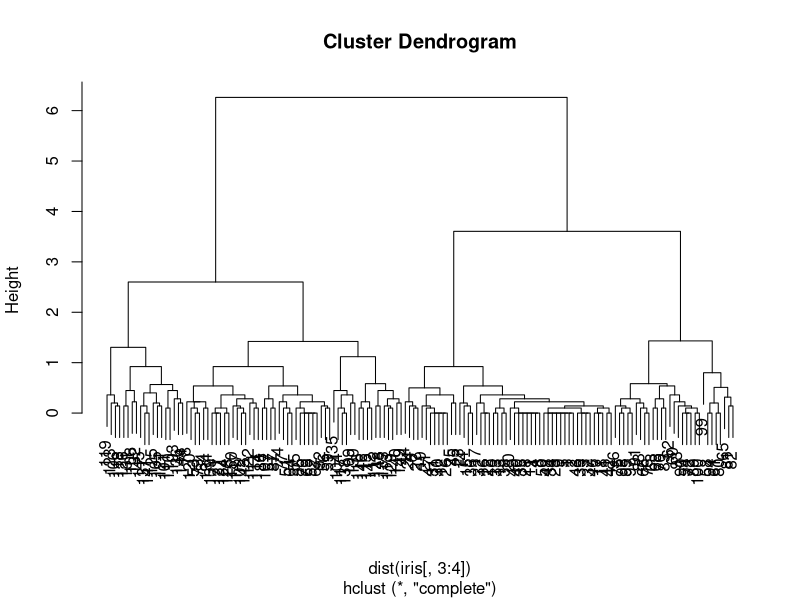
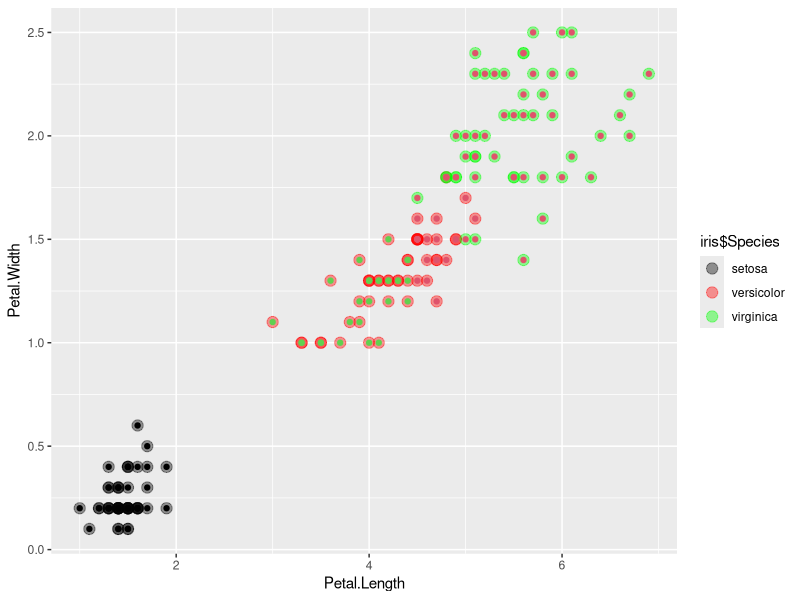
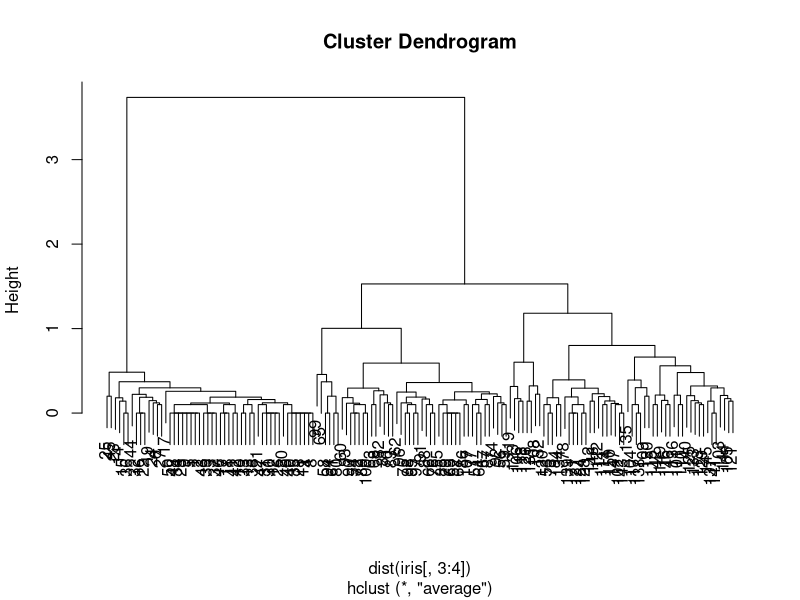
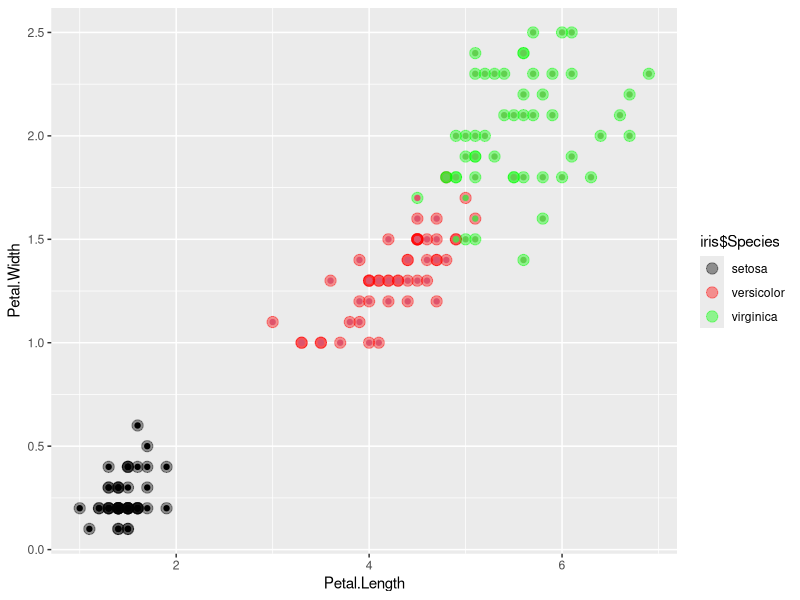

Here is the R script that generated these plots, in order:
install.packages("ggplot2")
library(ggplot2)
"agglomarative clustering"
clusters <-hclust(dist(iris[,3:4]))
plot(clusters)
clusterCut <-cutree(clusters,3)
table(clusterCut,iris$Species)
ggplot(iris,aes(Petal.Length,Petal.Width,color = iris$Species)) + 
  geom_point(alpha = 0.4,size =3.5) + geom_point(col = clusterCut) + 
  scale_color_manual(values = c('black','red','green'))
clusters <-hclust(dist(iris[,3:4]),method = 'average')
clusterCut1 <-cutree(clusters,3)
table(clusterCut1,iris$Species)
plot(clusters)
ggplot(iris,aes(Petal.Length,Petal.Width,color = iris$Species)) + 
  geom_point(alpha = 0.4,size =3.5) + geom_point(col = clusterCut1) + 
  scale_color_manual(values = c('black','red','green'))
